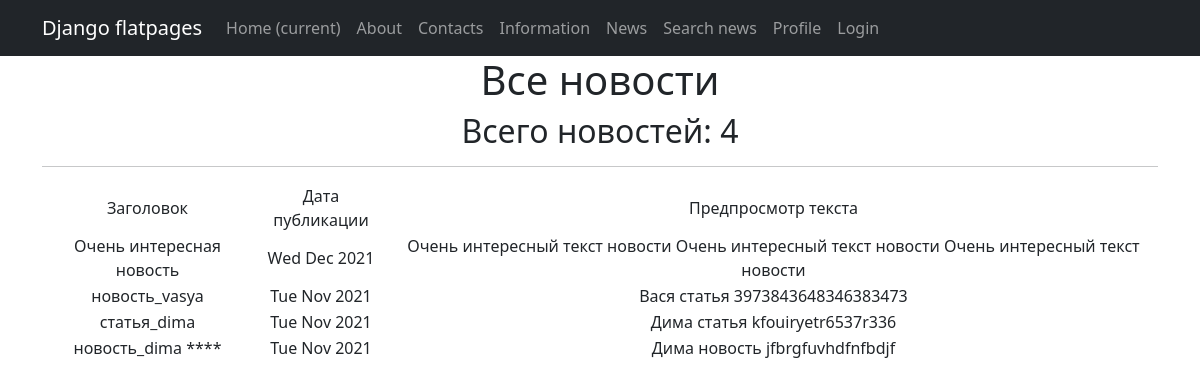
The page /news/ on the database as committed earlier.
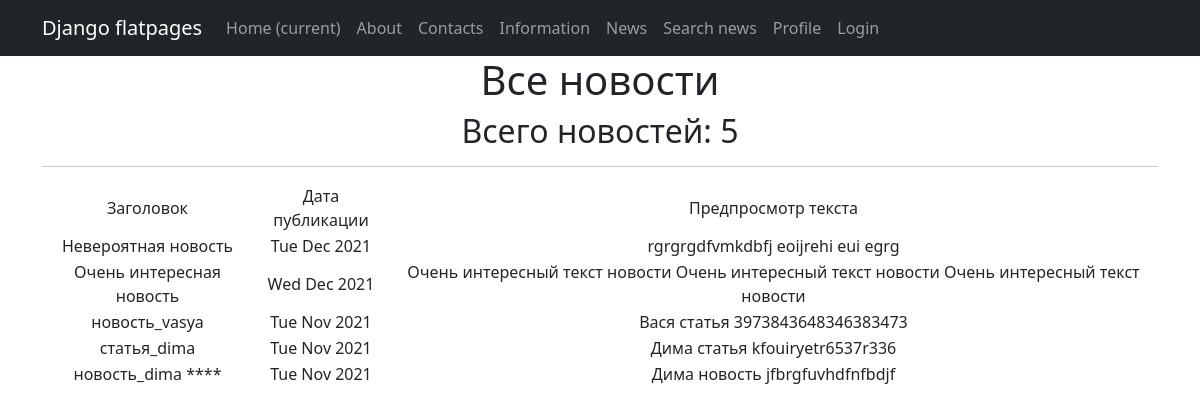
The same page on the database as committed later.
### news_portal/models.py (models this page shows, shortened)
class Post(models.Model):
    author = models.ForeignKey(Author, on_delete=models.CASCADE)
    category = models.ManyToManyField(Category, through='PostCategory')
    article = 'article'
    news = 'news'
    list1 = [(article, 'Статья'), (news, 'Новость')]
    form = models.CharField(choices=list1, default=news, max_length=7)
    publication_date_and_time = models.DateTimeField(auto_now_add=True)
    headline = models.CharField(max_length=128)
    text = models.TextField()
    rating = models.IntegerField(default=0)

### news_portal/views.py (the view)
# urls.py: path('', PostsListView.as_view()),
class PostsListView(ListView):
    model = Post
    template_name = 'news.html'
    context_object_name = 'news'
    queryset = Post.objects.all()
    queryset = queryset.order_by('-id')

### news_portal/templatetags/custom_filters.py (called while the page is built)
@register.filter(name='censor')
def censor(value):
    list_of_bad_words = ['suka', 'blyat', 'debil', 'blya']
    for bad_word in list_of_bad_words:
        while True:
            if bad_word in value:
                value = value.replace(bad_word, '*' * len(bad_word))
            else:
                break
    return value

### project/templates/news.html (shortened to what this page needs)
{% extends 'flatpages/default.html' %}
{% load custom_filters %}
{% block content %}
    <h1>Все новости</h1>
    <h2>Всего новостей: {{ news|length }}</h2>
    <hr>
    {% if news %}
        <table>
            <tr>
                <td>
                    Заголовок
                </td>
                <td>
                    Дата публикации
                </td>
                <td>
                    Предпросмотр текста
                </td>
            </tr>
        {% for item in news %}
            <tr>
                <td>
                    {{ item.headline|censor }}
                </td>
                <td>
                    {{ item.publication_date_and_time|date:'D M Y' }}
                </td>
                <td>
                    {{ item.text|truncatewords:20|censor }}
                </td>
            </tr>
        {% endfor %}
        </table>
    {% else %}
        <h2>Новостей нет!</h2>
    {% endif %}
{% endblock content %}

Rows that differ between the two databases and show on the page:
added Post: headline|censor "Невероятная новость", publication_date_and_time "Tue Dec 2021", text|censor "rgrgrgdfvmkdbfj eoijrehi eui egrg"
Other text that changed with them:
{{ news|length }}: "4" → "5"
